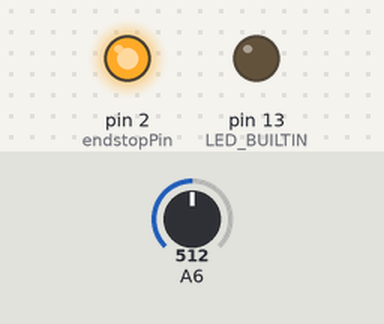
This sketch was run on a simulated Arduino Nano, built with avr-gcc and run on an emulated ATmega328P. Shown: output pins drawn as LEDs (lit = HIGH). The test bench sets the inputs (shaded band); at power-on: A6 = 512.

Above: at 1.2 s.
1.3 s: A6 set to 911
2.8 s: A6 set to 938
At 3.7 s:
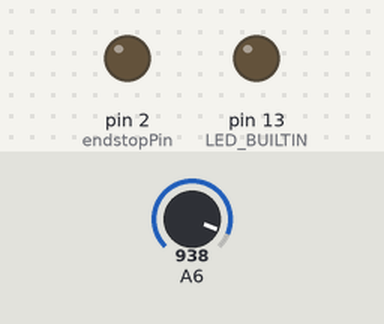
7.3 s: A6 set to 900
At 8.3 s:
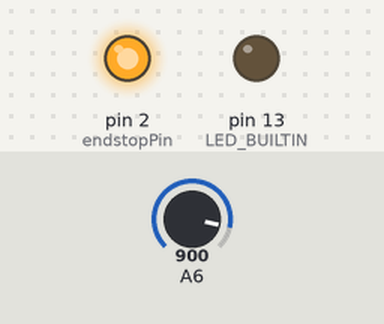
8.8 s: A6 set to 1023
At 9.4 s:
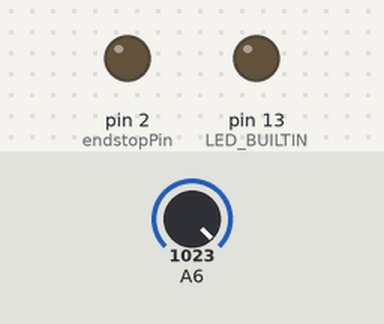
Timing chart, 0 to 11.3 s (numbered marks = the images above; inputs shaded):
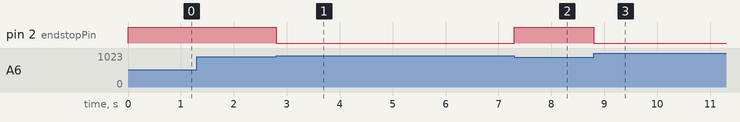

The sketch:

conductance_may23.ino
```cpp
bool newData=false; // flag to indicate if new data is available

// A character variable to store the received command from the serial port.
//char recieved = "idle"; //set to i instead of idle to match type
char recieved = 'i';
int capValue = 0;   // val from analog sensor?
int endstopPin = 2; // pin for endstop signal
const int arraylen=500; // length of the array
int conductance[arraylen]; // array to store conductance values
int idx = 0; // index for the array
int sum =0; // sum of the conductance values
int threshold=100; // threshold value for endstop signal


void setup()
{
  Serial.begin(9600);
  pinMode(LED_BUILTIN, OUTPUT);


  // digitalWrite(LED_BUILTIN, HIGH); // turn on the LED
  // delay(500);
  // digitalWrite(LED_BUILTIN, LOW);
  // delay(500);
  // digitalWrite(LED_BUILTIN, HIGH);
  // delay(500);
  // digitalWrite(LED_BUILTIN, LOW);
  // Serial.setTimeout(50);


  pinMode(endstopPin, OUTPUT); // D2
  digitalWrite(endstopPin, HIGH); //

  for (int i = 0; i < 5; ++i) // can do arrayLen
  {
    conductance[i]=0;
  }
}


void loop(){
  /*
  loop function that calls the recieve, sendcon, endstopsignal and sendtype functions
  */
  recieve();
  sendcon();
  endstopsignal();
  sendtype();
}

void recieve(){
  /*
  recieves the command from the serial port
  */
  if (Serial.available()>0){
    recieved=Serial.read();
    newData=true;
  }
}

void sendcon(){
  /*
  sends the conductance value to the serial port
  */
  if (newData==true){
    if (recieved=='r'){
      ///Serial.flush();
      capValue = 1023-analogRead(A6); // conductance value
      //reading the value of current taken away from A6

      Serial.println(capValue);
      newData=false;
    }
  }
}


void endstopsignal(){ //threshold problem
  /*
  turns light on if capValue is greater than threshold
  */

  capValue = 1023 - analogRead(A6);
  if (capValue > threshold){
    digitalWrite(endstopPin, HIGH);
    }
   else{
    digitalWrite(endstopPin, LOW);
    }
}

void sendtype(){
  if (newData==true){
    if (recieved=='t'){
      ///Serial.flush();
      Serial.println('c');
      newData=false;
    }
  }

}
```

Measured:
- the behaviour switches between 922 and 923 on A6 (found by bisection; images 0 and 1)
- after the input at 1.3 s, every drawn part: stays the same
- after the input at 2.8 s, pin 2 (endstopPin): HIGH → LOW at once
- after the input at 7.3 s, pin 2 (endstopPin): LOW → HIGH at once
- after the input at 8.8 s, pin 2 (endstopPin): HIGH → LOW at once
